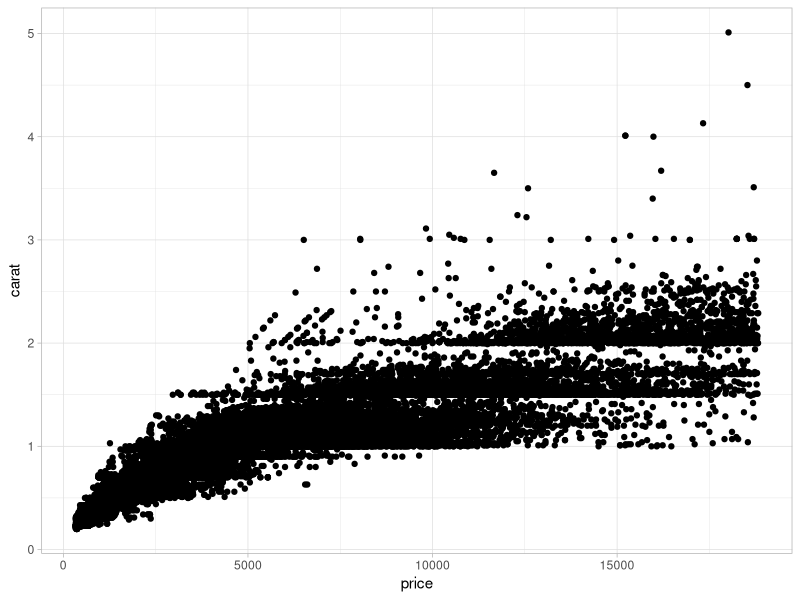

This chart was generated by the following R code:
## ---- chunk 1
library(tidyverse)
## ---- chunk 2
### In this code chunk, start with the diamonds dataset (built in to
### ggplot2 package) and create a plot of price vs. carat (or some other
### variables of your choice) 

ggplot(data=diamonds) +
  geom_point(aes(x=price, y=carat)) +
  theme_light()
## ---- chunk 3
### In this code chunk, start with the diamonds dataset (built in to
### ggplot2 package) and create a subset based on filtering, e.g., 
### size greater than 1 carat or cut is "Ideal"

diamonds_carat <- diamonds |>
  filter(carat > 1) 
## ---- chunk 4
#here's a comment

plot2 <- ggplot(data=diamonds) +
  geom_point(aes(x=price, y=color)) +
  theme_light()

### Both partners - delete this comment, then write some code here
### to plot, summarize, calculate something simple using the diamonds
### dataset.
break_this_stupid_document <- 5
lmao <- 2
excuse_me <- break_this_stupid_document + lmao

## ---- chunk 5
diamonds_break <- diamonds |>
  mutate(price_per_carat = price * carat)


